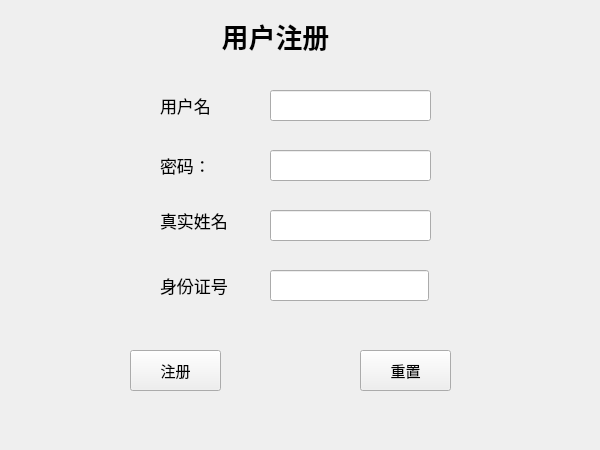
<?xml version="1.0" encoding="UTF-8"?>
<ui version="4.0">
 <class>RegisterForm</class>
 <widget class="QWidget" name="RegisterForm">
  <property name="geometry">
   <rect>
    <x>0</x>
    <y>0</y>
    <width>600</width>
    <height>450</height>
   </rect>
  </property>
  <property name="minimumSize">
   <size>
    <width>600</width>
    <height>450</height>
   </size>
  </property>
  <property name="maximumSize">
   <size>
    <width>600</width>
    <height>450</height>
   </size>
  </property>
  <widget class="QLabel" name="label">
   <property name="geometry">
    <rect>
     <x>200</x>
     <y>10</y>
     <width>151</width>
     <height>51</height>
    </rect>
   </property>
   <property name="font">
    <font>
     <family>微软雅黑</family>
     <pointsize>20</pointsize>
     <bold>true</bold>
    </font>
   </property>
   <property name="text">
    <string>用户注册</string>
   </property>
   <property name="alignment">
    <set>Qt::AlignmentFlag::AlignCenter</set>
   </property>
  </widget>
  <widget class="QPushButton" name="btnRegister">
   <property name="geometry">
    <rect>
     <x>130</x>
     <y>350</y>
     <width>91</width>
     <height>41</height>
    </rect>
   </property>
   <property name="font">
    <font>
     <pointsize>11</pointsize>
    </font>
   </property>
   <property name="text">
    <string>注册</string>
   </property>
  </widget>
  <widget class="QPushButton" name="btnReset">
   <property name="geometry">
    <rect>
     <x>360</x>
     <y>350</y>
     <width>91</width>
     <height>41</height>
    </rect>
   </property>
   <property name="font">
    <font>
     <pointsize>11</pointsize>
    </font>
   </property>
   <property name="text">
    <string>重置</string>
   </property>
  </widget>
  <widget class="QLabel" name="label_2">
   <property name="geometry">
    <rect>
     <x>160</x>
     <y>90</y>
     <width>51</width>
     <height>31</height>
    </rect>
   </property>
   <property name="font">
    <font>
     <pointsize>13</pointsize>
    </font>
   </property>
   <property name="text">
    <string>用户名：</string>
   </property>
  </widget>
  <widget class="QLineEdit" name="leUsername">
   <property name="geometry">
    <rect>
     <x>270</x>
     <y>90</y>
     <width>161</width>
     <height>31</height>
    </rect>
   </property>
   <property name="font">
    <font>
     <pointsize>11</pointsize>
    </font>
   </property>
  </widget>
  <widget class="QLabel" name="label_3">
   <property name="geometry">
    <rect>
     <x>160</x>
     <y>150</y>
     <width>61</width>
     <height>31</height>
    </rect>
   </property>
   <property name="font">
    <font>
     <pointsize>13</pointsize>
    </font>
   </property>
   <property name="text">
    <string>密码：</string>
   </property>
  </widget>
  <widget class="QLineEdit" name="lePassword">
   <property name="geometry">
    <rect>
     <x>270</x>
     <y>150</y>
     <width>161</width>
     <height>31</height>
    </rect>
   </property>
   <property name="font">
    <font>
     <pointsize>11</pointsize>
    </font>
   </property>
   <property name="echoMode">
    <enum>QLineEdit::EchoMode::Password</enum>
   </property>
  </widget>
  <widget class="QLabel" name="label_4">
   <property name="geometry">
    <rect>
     <x>160</x>
     <y>200</y>
     <width>71</width>
     <height>41</height>
    </rect>
   </property>
   <property name="font">
    <font>
     <pointsize>13</pointsize>
    </font>
   </property>
   <property name="text">
    <string>真实姓名：</string>
   </property>
  </widget>
  <widget class="QLineEdit" name="leRealName">
   <property name="geometry">
    <rect>
     <x>270</x>
     <y>210</y>
     <width>161</width>
     <height>31</height>
    </rect>
   </property>
   <property name="font">
    <font>
     <pointsize>11</pointsize>
    </font>
   </property>
  </widget>
  <widget class="QLabel" name="label_5">
   <property name="geometry">
    <rect>
     <x>160</x>
     <y>270</y>
     <width>71</width>
     <height>31</height>
    </rect>
   </property>
   <property name="font">
    <font>
     <pointsize>13</pointsize>
    </font>
   </property>
   <property name="text">
    <string>身份证号：</string>
   </property>
  </widget>
  <widget class="QLineEdit" name="leIdCard">
   <property name="geometry">
    <rect>
     <x>270</x>
     <y>270</y>
     <width>159</width>
     <height>31</height>
    </rect>
   </property>
   <property name="font">
    <font>
     <pointsize>11</pointsize>
    </font>
   </property>
  </widget>
 </widget>
 <resources/>
 <connections/>
</ui>
